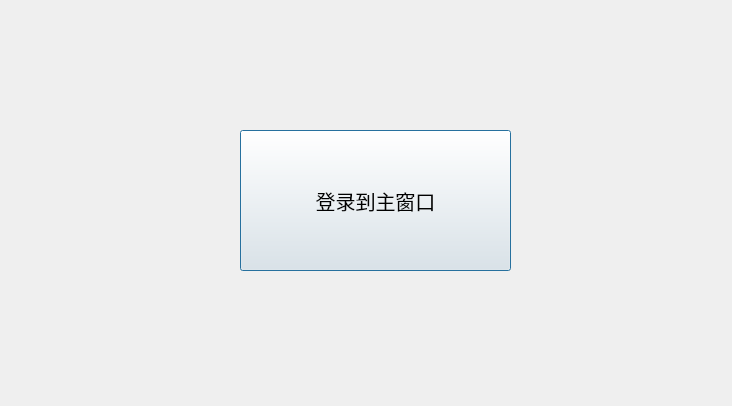
<?xml version="1.0" encoding="UTF-8"?>
<ui version="4.0">
 <class>Dialog</class>
 <widget class="QDialog" name="Dialog">
  <property name="geometry">
   <rect>
    <x>0</x>
    <y>0</y>
    <width>732</width>
    <height>406</height>
   </rect>
  </property>
  <property name="windowTitle">
   <string>Dialog</string>
  </property>
  <widget class="QPushButton" name="pushButton">
   <property name="geometry">
    <rect>
     <x>240</x>
     <y>130</y>
     <width>271</width>
     <height>141</height>
    </rect>
   </property>
   <property name="font">
    <font>
     <pointsize>15</pointsize>
    </font>
   </property>
   <property name="text">
    <string>登录到主窗口</string>
   </property>
  </widget>
 </widget>
 <resources/>
 <connections>
  <connection>
   <sender>pushButton</sender>
   <signal>clicked()</signal>
   <receiver>Dialog</receiver>
   <slot>accept()</slot>
   <hints>
    <hint type="sourcelabel">
     <x>304</x>
     <y>178</y>
    </hint>
    <hint type="destinationlabel">
     <x>531</x>
     <y>101</y>
    </hint>
   </hints>
  </connection>
 </connections>
</ui>
